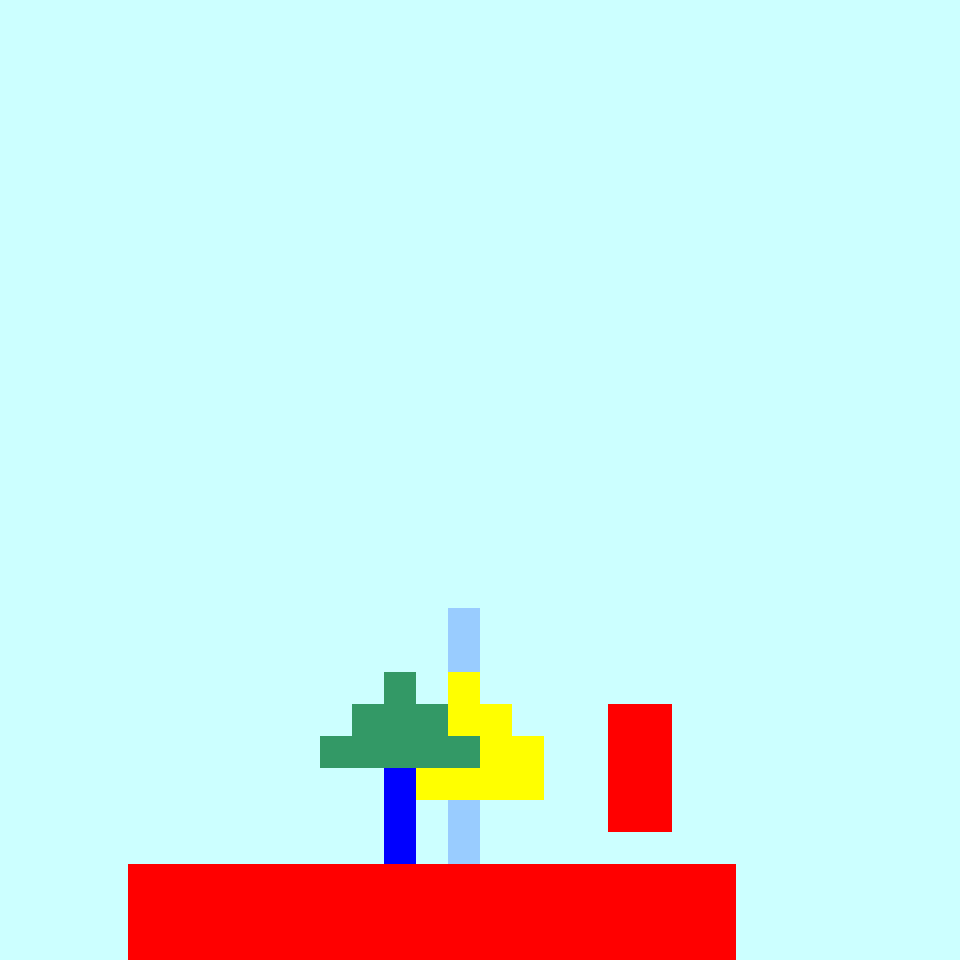

Tiled map render using the project's own tile images. Description and the map definition, with tile-layer contents summarised, below:
An orthogonal 30x30 tile map with 32x32 px tiles, 8 tile layers (Collision_TL, Background_TL, Terrain_TL, Sprite_TL, ...), 2 tilesets and 2 objects (InZone, ShopZone).

<map version="1.0" orientation="orthogonal" renderorder="right-down" width="30" height="30" tilewidth="32" tileheight="32" nextobjectid="10">
 <properties>
  <property name="Solid_number" value="1" />
 </properties>
 <tileset firstgid="1" name="collision_set" tilewidth="32" tileheight="32" tilecount="50" columns="5">
  <image source="img/collision_set.png" width="160" height="320" />
 </tileset>
 <tileset firstgid="51" name="Set_01" tilewidth="32" tileheight="32" tilecount="25" columns="5">
  <image source="img/Set_01.png" width="160" height="160" />
 </tileset>
 <layer name="Collision_TL" width="30" height="30">
  <data>[900 cells, 73 non-empty, 2 distinct tile ids]</data>
 </layer>
 <layer name="Background_TL" width="30" height="30">
  <data>[900 cells, 900 non-empty, 1 distinct tile ids]</data>
 </layer>
 <layer name="Terrain_TL" width="30" height="30">
  <data>[900 cells, 73 non-empty, 2 distinct tile ids]</data>
 </layer>
 <layer name="Sprite_TL" width="30" height="30">
  <data>[900 cells, 0 non-empty, 0 distinct tile ids]</data>
 </layer>
 <layer name="SpriteHUD_TL" width="30" height="30">
  <data>[900 cells, 0 non-empty, 0 distinct tile ids]</data>
 </layer>
 <layer name="Upper_TL" width="30" height="30">
  <data>[900 cells, 21 non-empty, 3 distinct tile ids]</data>
 </layer>
 <layer name="GameHUD_TL" width="30" height="30">
  <data>[900 cells, 0 non-empty, 0 distinct tile ids]</data>
 </layer>
 <layer name="Menu_TL" width="30" height="30">
  <data>[900 cells, 0 non-empty, 0 distinct tile ids]</data>
 </layer>
 <objectgroup name="IOZone_OL">
  <object id="1" name="InZone" type="InZone" x="230" y="718" width="111" height="76">
   <properties>
    <property name="StartPoint" value="InZone_01" />
   </properties>
  </object>
  <object id="6" name="ShopZone" x="529" y="732" width="199" height="131" />
 </objectgroup>
 <objectgroup name="Sprite_OL" />
</map>
